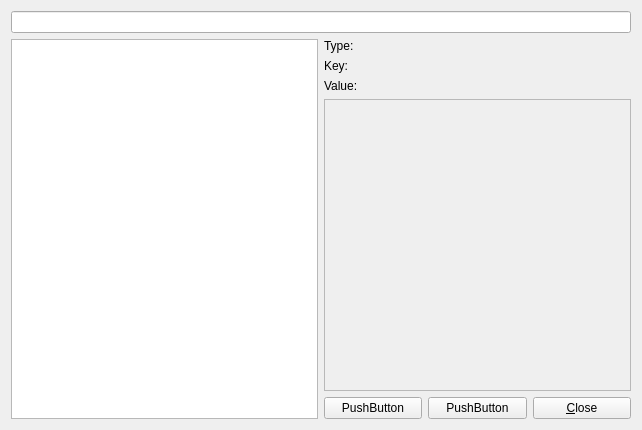
<?xml version="1.0" encoding="UTF-8"?>
<ui version="4.0">
 <class>NbtReaderUI</class>
 <widget class="QWidget" name="NbtReaderUI">
  <property name="geometry">
   <rect>
    <x>0</x>
    <y>0</y>
    <width>642</width>
    <height>430</height>
   </rect>
  </property>
  <property name="windowTitle">
   <string>Form</string>
  </property>
  <layout class="QVBoxLayout" name="verticalLayout_7">
   <item>
    <widget class="QLineEdit" name="lineEdit"/>
   </item>
   <item>
    <layout class="QHBoxLayout" name="horizontalLayout_3">
     <item>
      <widget class="QTreeView" name="treeView"/>
     </item>
     <item>
      <layout class="QVBoxLayout" name="verticalLayout_6">
       <item>
        <layout class="QVBoxLayout" name="verticalLayout_5">
         <item>
          <layout class="QHBoxLayout" name="horizontalLayout">
           <item>
            <layout class="QVBoxLayout" name="verticalLayout_3">
             <item>
              <widget class="QLabel" name="label">
               <property name="text">
                <string>Type:</string>
               </property>
              </widget>
             </item>
             <item>
              <widget class="QLabel" name="label_3">
               <property name="text">
                <string>Key:</string>
               </property>
              </widget>
             </item>
            </layout>
           </item>
           <item>
            <layout class="QVBoxLayout" name="verticalLayout_4">
             <item>
              <widget class="QLabel" name="typeLabel">
               <property name="text">
                <string notr="true"/>
               </property>
              </widget>
             </item>
             <item>
              <widget class="QLabel" name="keyLabel">
               <property name="text">
                <string notr="true"/>
               </property>
              </widget>
             </item>
            </layout>
           </item>
          </layout>
         </item>
         <item>
          <layout class="QVBoxLayout" name="verticalLayout_2">
           <item>
            <widget class="QLabel" name="label_5">
             <property name="text">
              <string>Value:</string>
             </property>
            </widget>
           </item>
           <item>
            <widget class="QScrollArea" name="scrollArea">
             <property name="widgetResizable">
              <bool>true</bool>
             </property>
             <widget class="QWidget" name="scrollAreaWidgetContents">
              <property name="geometry">
               <rect>
                <x>0</x>
                <y>0</y>
                <width>301</width>
                <height>250</height>
               </rect>
              </property>
              <layout class="QVBoxLayout" name="verticalLayout">
               <item>
                <widget class="QLabel" name="valueLabel">
                 <property name="text">
                  <string notr="true"/>
                 </property>
                 <property name="wordWrap">
                  <bool>true</bool>
                 </property>
                </widget>
               </item>
              </layout>
             </widget>
            </widget>
           </item>
          </layout>
         </item>
        </layout>
       </item>
       <item>
        <layout class="QHBoxLayout" name="horizontalLayout_2">
         <item>
          <widget class="QPushButton" name="pushButton">
           <property name="text">
            <string>PushButton</string>
           </property>
          </widget>
         </item>
         <item>
          <widget class="QPushButton" name="pushButton_2">
           <property name="text">
            <string>PushButton</string>
           </property>
          </widget>
         </item>
         <item>
          <widget class="QPushButton" name="closeBtn">
           <property name="text">
            <string>&amp;Close</string>
           </property>
          </widget>
         </item>
        </layout>
       </item>
      </layout>
     </item>
    </layout>
   </item>
  </layout>
 </widget>
 <resources/>
 <connections/>
</ui>
